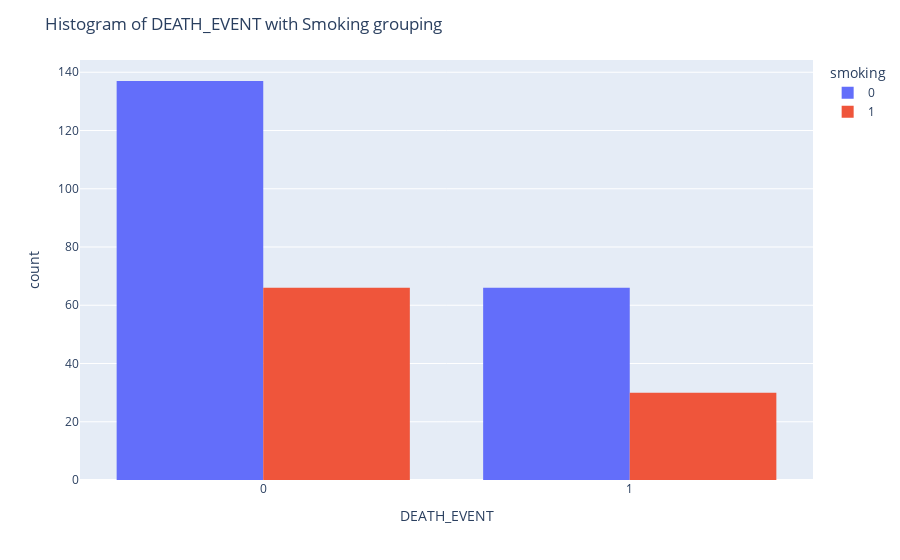

The notebook cell this image was saved under:
### Code cell
fig = px.histogram(df,x= 'DEATH_EVENT' , color='smoking' , hover_data=df.columns , barmode='group')
fig.update_layout(title_text='Histogram of DEATH_EVENT with Smoking grouping')

fig.show()

### Figure 1 — Plotly figure (JSON) as saved in the notebook; plotly's stock layout.template omitted (floating-point values rounded to 4 significant figures; data arrays with more than 128 entries replaced by an {"elided": "..."} marker saying what was removed)
{"data": [{"alignmentgroup": "True", "bingroup": "x", "hovertemplate": "smoking=0<br>DEATH_EVENT=%{x}<br>count=%{y}<extra></extra>", "legendgroup": "0", "marker": {"color": "#636efa", "pattern": {"shape": ""}}, "name": "0", "offsetgroup": "0", "orientation": "v", "showlegend": true, "type": "histogram", "x": {"elided": "203 int values"}, "xaxis": "x", "yaxis": "y"}, {"alignmentgroup": "True", "bingroup": "x", "hovertemplate": "smoking=1<br>DEATH_EVENT=%{x}<br>count=%{y}<extra></extra>", "legendgroup": "1", "marker": {"color": "#EF553B", "pattern": {"shape": ""}}, "name": "1", "offsetgroup": "1", "orientation": "v", "showlegend": true, "type": "histogram", "x": [1, 1, 1, 1, 1, 1, 1, 1, 1, 1, 1, 1, 1, 1, 1, 1, 0, 0, 1, 1, 0, 1, 1, 0, 0, 1, 0, 1, 1, 0, 0, 0, 0, 0, 0, 1, 0, 0, 1, 0, 0, 0, 0, 0, 0, 1, 0, 0, 0, 0, 0, 0, 0, 0, 0, 0, 0, 0, 0, 0, 0, 0, 1, 1, 1, 0, 0, 0, 0, 0, 0, 0, 0, 0, 0, 0, 0, 0, 0, 0, 0, 0, 0, 0, 0, 1, 0, 0, 0, 0, 0, 0, 0, 0, 0, 0], "xaxis": "x", "yaxis": "y"}], "layout": {"barmode": "group", "legend": {"title": {"text": "smoking"}, "tracegroupgap": 0}, "margin": {"t": 60}, "title": {"text": "Histogram of DEATH_EVENT with Smoking grouping"}, "xaxis": {"anchor": "y", "domain": [0, 1], "title": {"text": "DEATH_EVENT"}}, "yaxis": {"anchor": "x", "domain": [0, 1], "title": {"text": "count"}}}}
